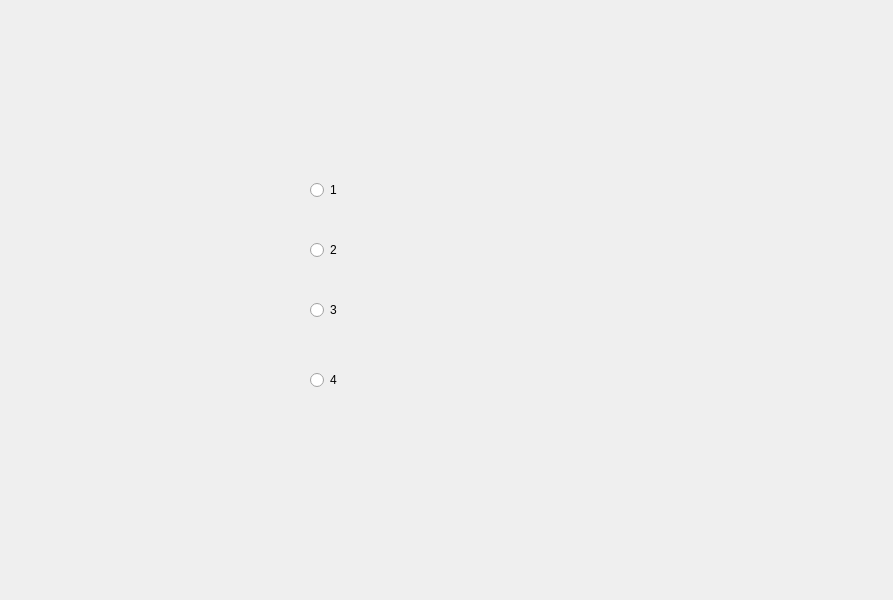
<?xml version="1.0" encoding="UTF-8"?>
<ui version="4.0">
 <class>Widget</class>
 <widget class="QWidget" name="Widget">
  <property name="geometry">
   <rect>
    <x>0</x>
    <y>0</y>
    <width>893</width>
    <height>600</height>
   </rect>
  </property>
  <property name="windowTitle">
   <string>Widget</string>
  </property>
  <widget class="QRadioButton" name="radioButton">
   <property name="geometry">
    <rect>
     <x>310</x>
     <y>180</y>
     <width>95</width>
     <height>20</height>
    </rect>
   </property>
   <property name="text">
    <string>1</string>
   </property>
  </widget>
  <widget class="QRadioButton" name="radioButton_2">
   <property name="geometry">
    <rect>
     <x>310</x>
     <y>240</y>
     <width>95</width>
     <height>20</height>
    </rect>
   </property>
   <property name="text">
    <string>2</string>
   </property>
  </widget>
  <widget class="QRadioButton" name="radioButton_3">
   <property name="geometry">
    <rect>
     <x>310</x>
     <y>300</y>
     <width>95</width>
     <height>20</height>
    </rect>
   </property>
   <property name="text">
    <string>3</string>
   </property>
  </widget>
  <widget class="QRadioButton" name="radioButton_4">
   <property name="geometry">
    <rect>
     <x>310</x>
     <y>370</y>
     <width>95</width>
     <height>20</height>
    </rect>
   </property>
   <property name="text">
    <string>4</string>
   </property>
  </widget>
 </widget>
 <resources/>
 <connections/>
</ui>
